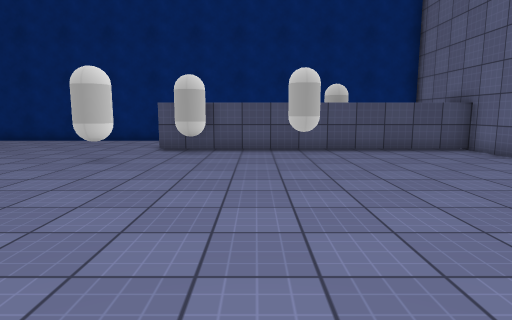
view 1 (above)

16 first-person views from a walk through a scene from a Unity 3-D project. The camera is 1.3 m above the floor, tilts 8° down and sees 75° across. The floor is counted in squares, 1 m on a side. Each view is taken from the middle of a square. On the plan, view 1 faces up. The plan holds only what a view shows up to about 14 squares ahead; the rest is blank. The place goes on beyond the plan. The player character is not drawn. Some surface patterns are stand-ins.

view 2
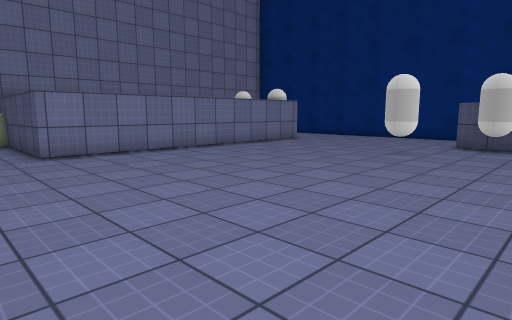

view 3
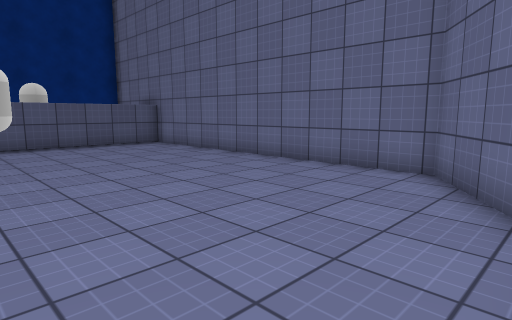

view 4
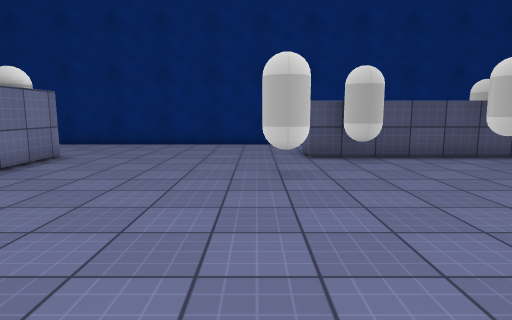

view 5
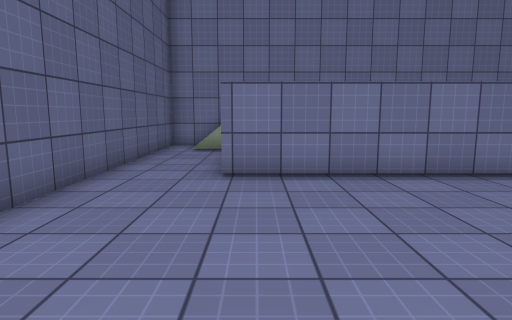

view 6
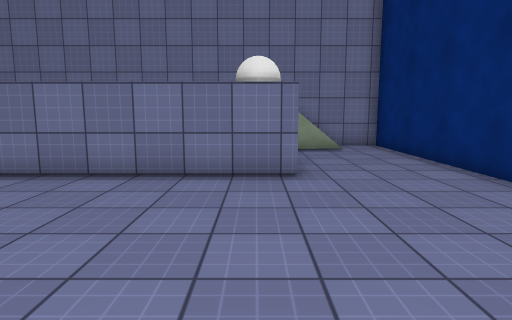

view 7
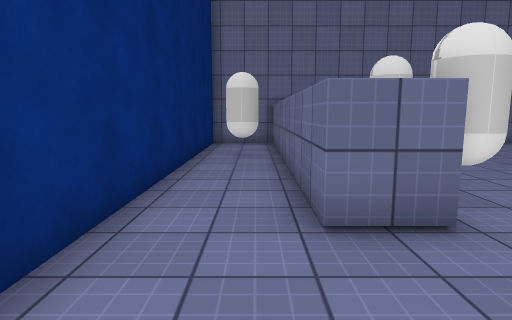

view 8
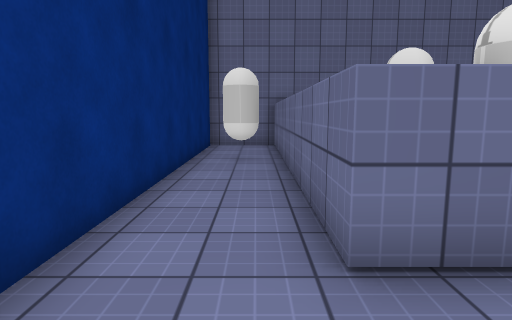

view 9
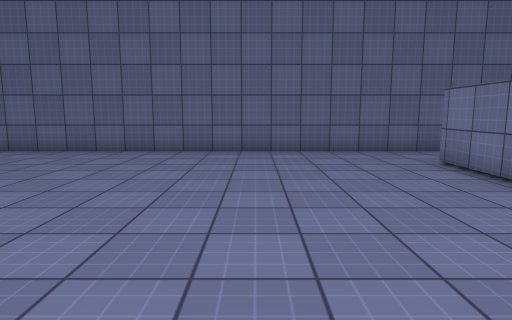

view 10
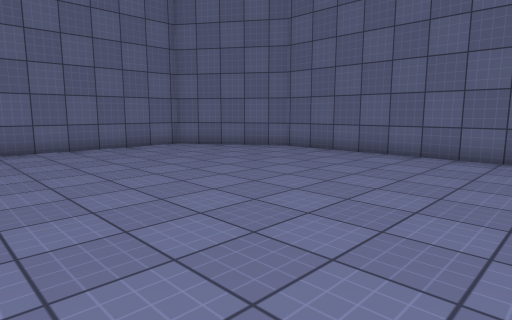

view 11
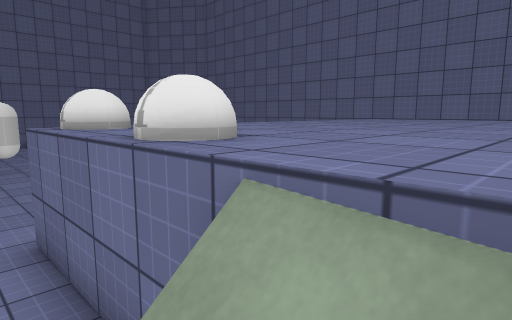

view 12
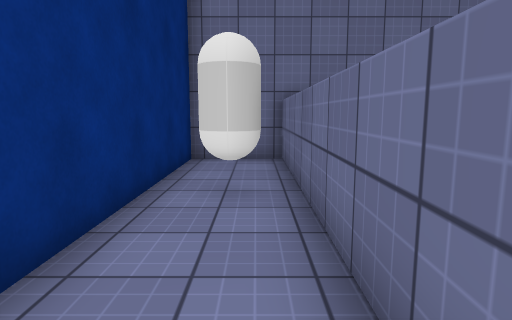

view 13
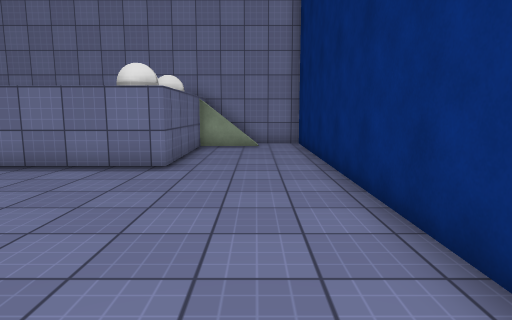

view 14
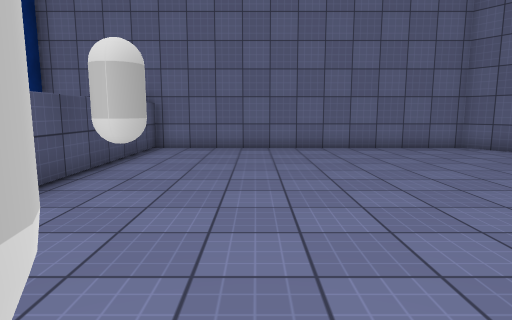

view 15
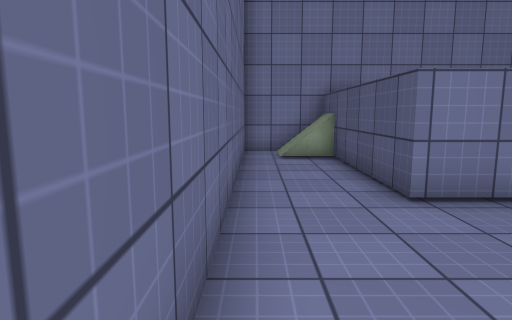

view 16
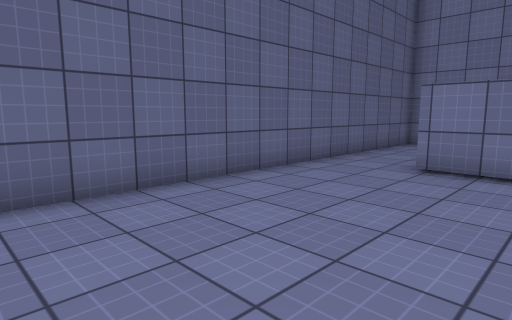

### Floor plan
Key: @ floor where view 1 was taken; # wall or solid block; . main floor; : floor 2 m higher than the main floor; + floor 2.25 m higher than the main floor; * floor 2.5 m higher than the main floor; / step, stairs or slope; = window, fence, low wall or low ledge; O other object.
Columns run from 18 left of view 1 to 8 right of it. Each row starts with its distance up from view 1.
 16 ###########################
 15 #....................OO...#
 14 #//..................OO...#
 13 #/=............############
 12 #=#.. .........############
 11 ##::*:+O.......OO..OO.....#
 10  #:::::#...........OO.....#
  9  #:::::#.....OO...........#
  8  #:::::#..................#
  7  #:::::#..................#
  6  #:::::#..................#
  5  #:::::#..................#
  4  #:::::#..................#
  3  #:::::#..................#
  2  # ::::#..................#
  1  # ::::#..................#
  0 ########..........@......##
 -1 #//.....................##
 -2 #.....................###
 -3 #######################

Positions as (right, up) in squares from view 1, and headings:
1: (0, 0), facing up
2: (0, -2), facing up-left
3: (0, -2), facing up-right
4: (-5, 2), facing up
5: (-4, 1), facing left
6: (-4, 11), facing left
7: (-7, 14), facing right
8: (-6, 14), facing right
9: (-6, 9), facing down
10: (-5, 8), facing down-right
11: (-17, 13), facing down-right
12: (-2, 14), facing right
13: (-3, 14), facing left
14: (-5, 8), facing right
15: (-6, -2), facing left
16: (-3, 3), facing down-left
